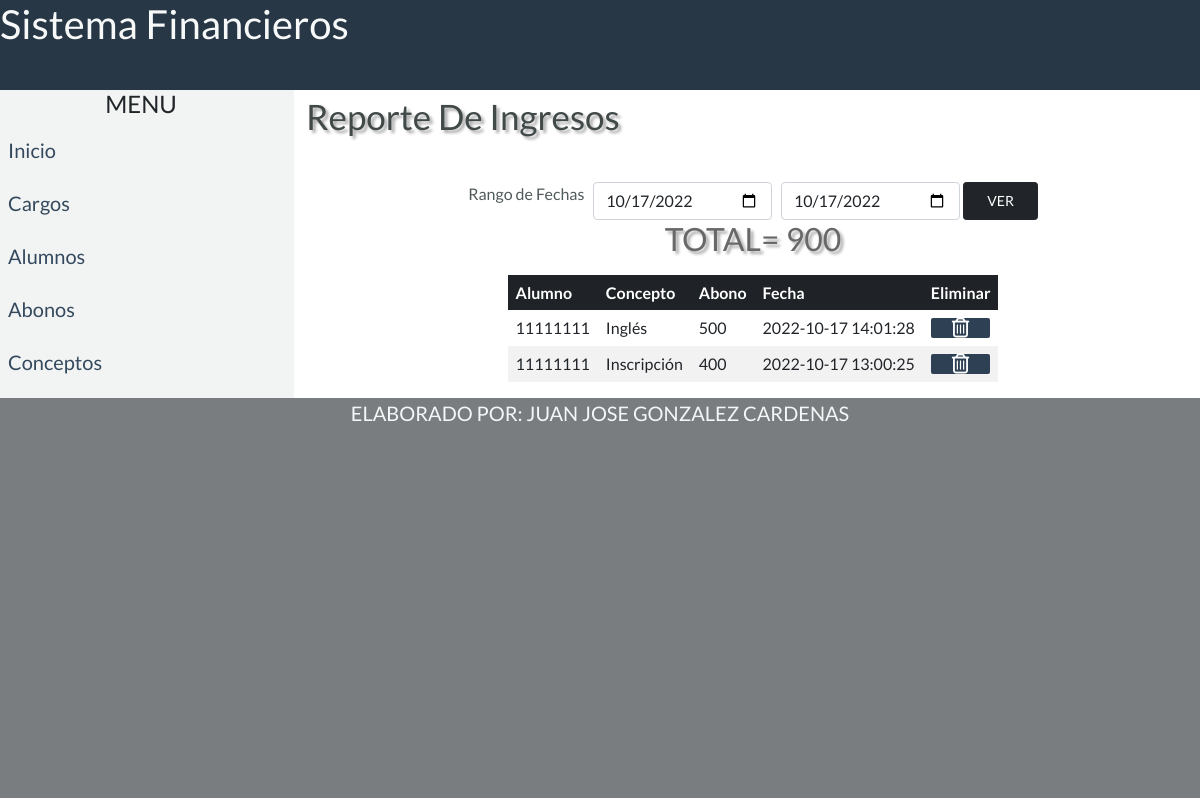
/reporteDeIngresos.php, run on the app's committed database.
### tables this page shows
CREATE TABLE IF NOT EXISTS `abonos` (
  `id_abono` int(11) NOT NULL AUTO_INCREMENT,
  `id_pago` int(11) NOT NULL,
  `cantidad` double NOT NULL,
  `fecha_modificacion` datetime NOT NULL,
  PRIMARY KEY (`id_abono`),
  KEY `id_pago` (`id_pago`)
);

CREATE TABLE IF NOT EXISTS `alumnos` (
  `id_alumno` int(11) NOT NULL AUTO_INCREMENT,
  `matricula` varchar(10) NOT NULL,
  `nombre` varchar(20) NOT NULL,
  `apellidos` varchar(20) NOT NULL,
  `fecha_modificacion` datetime NOT NULL,
  PRIMARY KEY (`id_alumno`),
  UNIQUE KEY `matricula_3` (`matricula`),
  KEY `matricula` (`matricula`),
  KEY `matricula_2` (`matricula`)
);

CREATE TABLE IF NOT EXISTS `conceptos` (
  `id_concepto` int(11) NOT NULL AUTO_INCREMENT,
  `nombre` varchar(30) NOT NULL,
  `costo` double NOT NULL,
  `fecha_modificacion` datetime NOT NULL,
  PRIMARY KEY (`id_concepto`)
);

### reporteDeIngresos.php (the view, shortened to what this page needs)
<?php
if (isset($_GET["fechaInicial"])) {
    $fechaInicial = $_GET["fechaInicial"];
    $fechaFinal = $_GET["fechaFinal"];
} else {
    $fechaInicial = Date('Y-m-d');
    $fechaFinal = Date('Y-m-d');
}
?>
<html>
<head>
    <link rel="stylesheet" type="text/css" href="CSS/bootstrap.min.css">
    <link rel="stylesheet" type="text/css" href="CSS/estilos.css">
    <link href="CSS/columnas.css" rel="stylesheet">
</head>
<body>
    <div class="header">
    </div>
    <div class="row">
        <div class="col-3 menu">
        </div>
        <div class="col-9 contenedor1">
            <h3 class="titulosecond">Reporte De Ingresos</h3>
            <form class="col-12 d-flex justify-content-center">
                <label class="labelbuscar">Rango de Fechas</label>
                <input type="date" name="fechaInicial" class="col-2 inputbus form-control" autofocus="autofocus" value="<?php echo $fechaInicial; ?>" />
                <input type="date" name="fechaFinal" class=" col-2 inputbus form-control" value="<?php echo $fechaFinal; ?>" />
                <button type="submit" name="buscar" title="Puedes elegir Ver por Años" class="col-1 btnbuscon btn btn-dark btn-sm d-flex justify-content-center d-flex align-items-center">VER</button>
            </form>
            <h2 class="total">TOTAL=
                <?php
                require_once 'conexion.php';
                $sql2 = "SELECT SUM(cantidad) AS TOTAL FROM abonos";
                $resultado = $db->query($sql2);
                $res = $resultado->fetch_array();
                echo $res['TOTAL'];
                ?>
            </h2>
            <table class="table table-striped table-hover d-flex justify-content-center col-12">
                <tr>
                    <th class="table-dark">Alumno</th>
                    <th class="table-dark">Concepto</th>
                    <th class="table-dark">Abono</th>
                    <th class="table-dark">Fecha</th>
                    <th class="table-dark">Eliminar</th>
                </tr>
                <?php
                require_once 'conexion.php';
                $sql = "SELECT alumnos.matricula, conceptos.nombre, abonos.id_abono, abonos.cantidad, abonos.fecha_modificacion  FROM abonos
                       JOIN pagos ON abonos.id_pago = pagos.id_pago
                       JOIN alumnos ON pagos.id_alumno=alumnos.id_alumno
                       JOIN conceptos ON pagos.id_concepto = conceptos.id_concepto
                       WHERE abonos.fecha_modificacion>='$fechaInicial 00:00:00'
                       AND abonos.fecha_modificacion<='$fechaFinal 23:59:59' ORDER BY fecha_modificacion DESC";
                $resultado2 = $db->query($sql);
                while ($registro = $resultado2->fetch_array()) {
                    echo '<tr>';
                    echo '<td>' . $registro['matricula'] . '</td>';
                    echo '<td>' . $registro['nombre'] . '</td>';
                    echo '<td>' . $registro['cantidad'] . '</td>';
                    echo '<td>' . $registro['fecha_modificacion'] . '</td>';
                    echo '<td><a href="eliminarIngreso.php?id_abono=' . $registro["id_abono"] . '"><i class="iconeliminar far fa-trash-alt" title="Eliminar"></i></a></td>';
                    echo '</tr>';
                }
                ?>
            </table>
        </div>
    </div>
        <footer class="col-12 footerend">
</body>
</html>

### CSS/estilos.css (style rules this page uses)
* { font-family: "Lato", sans-serif; padding: 0; margin: 0; }
.titulosecond { font-size: 35px; text-align: left; color: RGB(66, 73, 73); padding-top: 5px; margin-bottom: 5%; text-shadow: 3px 3px 3px #ababab; }
.labelbuscar { color: RGB(81, 90, 90); }
input[type="date"] { width: 20%; margin-left: 1%; }
.btnbuscon { margin-left: 0.4%; }
table { margin-top: 1%; }
th, td { border: none; }
.iconeliminar { width: 100%; height: 100%; box-sizing: border-box; font-size: 20px; color: RGB(251, 252, 252); background-color: RGB(46, 64, 83); text-align: center; border-radius: 2px; }
.total { text-align: center; color: RGB(104, 104, 104); text-shadow: 3px 3px 3px #ababab; }

### CSS/columnas.css (style rules this page uses)
.row::after { clear: both; display: table; }
[class*="col-"] { float: left; padding: 0px, 5px, 0px, 5px; }
.col-1 { width: 8.33%; }
.col-2 { width: 16.66%; }
.col-3 { width: 25%; }
.col-9 { width: 75%; }
.col-12 { width: 100%; }
.header { background-color: rgb(39, 55, 70); text-align: left; color: rgb(247, 249, 249); height: 90px; width: 100%; }
li h4 { text-align: center; }
.menu { background-color: RGB(242, 244, 244); height: auto; }
.menu ul { list-style-type: none; margin: 0; padding: 0; }
.menu li a { display: block; font-size: 20px; text-decoration: none; padding: 8px; margin-bottom: 7px; color: RGB(52, 73, 94); }
.footerend { background-color:RGB(121, 125, 127); height:50vh; width: 100%; text-align: center; font-size: 20px; color: RGB(244, 246, 247); }

### data on the page
abonos: alumnos.matricula "11111111", conceptos.nombre "Inglés", cantidad "500", fecha_modificacion "2022-10-17 14:01:28"
abonos: alumnos.matricula "11111111", conceptos.nombre "Inscripción", cantidad "400", fecha_modificacion "2022-10-17 13:00:25"

### other printed values
$res['TOTAL'] "900"
